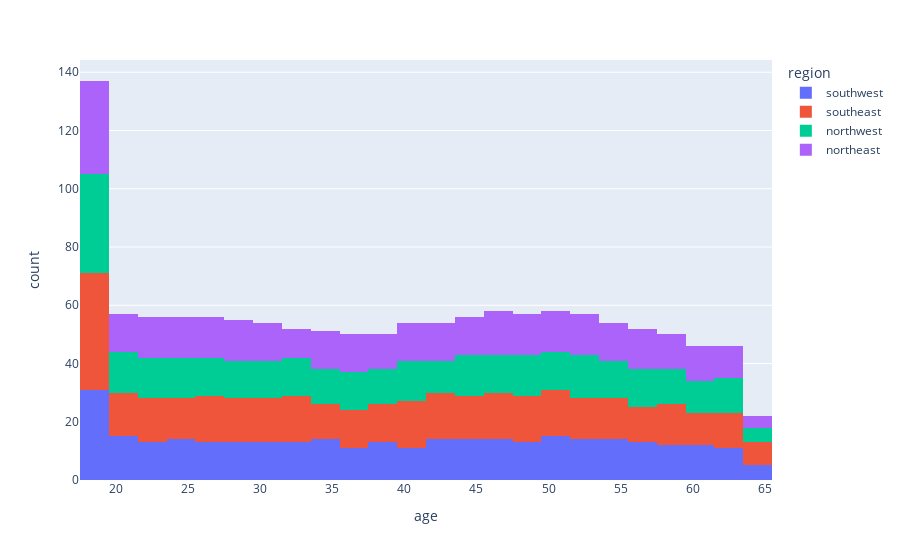

Source (notebook cell):
### Code cell
px.histogram(df,x='age', color='region')

### Figure 1 — Plotly figure (JSON) as saved in the notebook; plotly's stock layout.template omitted (floating-point values rounded to 4 significant figures; data arrays with more than 128 entries replaced by an {"elided": "..."} marker saying what was removed)
{"data": [{"alignmentgroup": "True", "bingroup": "x", "hovertemplate": "region=southwest<br>age=%{x}<br>count=%{y}<extra></extra>", "legendgroup": "southwest", "marker": {"color": "#636efa", "pattern": {"shape": ""}}, "name": "southwest", "offsetgroup": "southwest", "orientation": "v", "showlegend": true, "type": "histogram", "x": {"elided": "325 int values"}, "xaxis": "x", "yaxis": "y"}, {"alignmentgroup": "True", "bingroup": "x", "hovertemplate": "region=southeast<br>age=%{x}<br>count=%{y}<extra></extra>", "legendgroup": "southeast", "marker": {"color": "#EF553B", "pattern": {"shape": ""}}, "name": "southeast", "offsetgroup": "southeast", "orientation": "v", "showlegend": true, "type": "histogram", "x": {"elided": "364 int values"}, "xaxis": "x", "yaxis": "y"}, {"alignmentgroup": "True", "bingroup": "x", "hovertemplate": "region=northwest<br>age=%{x}<br>count=%{y}<extra></extra>", "legendgroup": "northwest", "marker": {"color": "#00cc96", "pattern": {"shape": ""}}, "name": "northwest", "offsetgroup": "northwest", "orientation": "v", "showlegend": true, "type": "histogram", "x": {"elided": "325 int values"}, "xaxis": "x", "yaxis": "y"}, {"alignmentgroup": "True", "bingroup": "x", "hovertemplate": "region=northeast<br>age=%{x}<br>count=%{y}<extra></extra>", "legendgroup": "northeast", "marker": {"color": "#ab63fa", "pattern": {"shape": ""}}, "name": "northeast", "offsetgroup": "northeast", "orientation": "v", "showlegend": true, "type": "histogram", "x": {"elided": "324 int values"}, "xaxis": "x", "yaxis": "y"}], "layout": {"barmode": "relative", "legend": {"title": {"text": "region"}, "tracegroupgap": 0}, "margin": {"t": 60}, "xaxis": {"anchor": "y", "domain": [0, 1], "title": {"text": "age"}}, "yaxis": {"anchor": "x", "domain": [0, 1], "title": {"text": "count"}}}}
